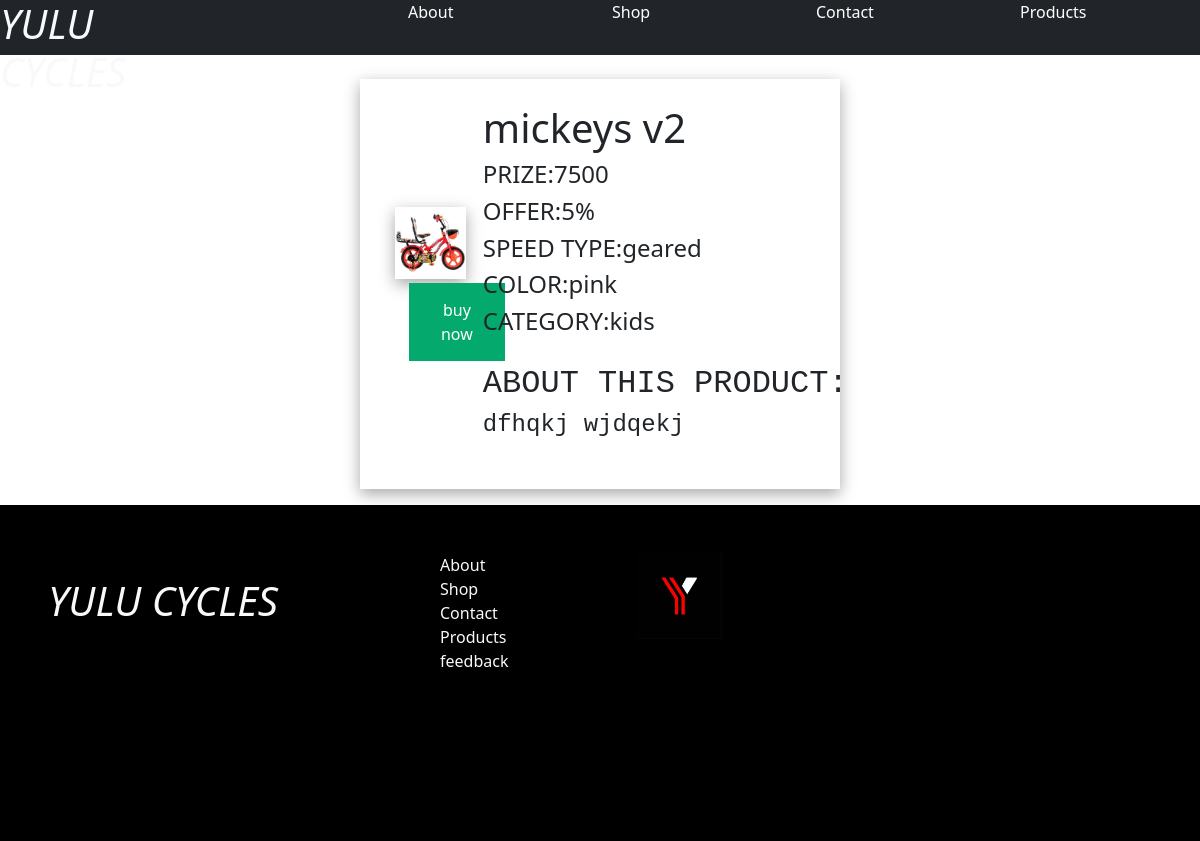
Page /productsdispaly/7 on the committed database.
### ecomapp/models.py (models this page shows)
class product(models.Model):
    productname = models.CharField(max_length=100)
    prize = models.IntegerField()
    offer = models.CharField(max_length=50)
    speed = models.CharField(max_length=50)
    color = models.CharField(max_length=50)
    description = models.CharField(max_length=300)
    category = models.ForeignKey('Categories', on_delete=models.CASCADE, related_name='products')
    image = models.ImageField(upload_to='images/')
    seller = models.ForeignKey(User, on_delete=models.CASCADE, related_name='products_sold')

class Categories(models.Model):
    category = models.CharField(max_length=50)
    seller = models.ForeignKey(User, on_delete=models.CASCADE, related_name='categories')

### ecomapp/views.py (the view)
# urls.py: path('productsdispaly/<int:pk>',views.productsdisplay,name="productsdisplay"),
def productsdisplay(request,pk):
    products = product.objects.get(pk=pk)
    return render(request,'product.html',{'data': products})

### Templates/product.html (shortened to what this page needs)
{% load static %}
<!DOCTYPE html>
<html lang="en">
<head>
    <link rel="stylesheet" href="{% static '/css/product.css/' %}">
    <link href="https://cdn.jsdelivr.net/npm/bootstrap@5.1.3/dist/css/bootstrap.min.css" rel="stylesheet">
</head>
<body class="prod">
    <div class="bg-dark row head text-light ">
       <h1 class="col"><i>YULU CYCLES</i></h1>
       <div class="col"></div>
       <a href="" class="col">About</a>
       <a href="" class="col ">Shop</a>
       <a href="" class="col ">Contact</a>
       <a href="" class="col ">Products</a>
    </div>
    <div class="main">
    <table>
        <tr>
            <td>
        <img src="{{ data.image.url }}" alt="product" class="imag" >
        <a href=""><button class="button" >buy now</button></a>
            </td>
            <td>
        <div class="details">
        <h1>{{ data.productname }}</h1>
        <h4>PRIZE:{{ data.prize }}</h4>
        <h4>OFFER:{{ data.offer }}</h4>
        <h4>SPEED TYPE:{{ data.speed}}</h4>
        <h4> COLOR:{{ data.color }}</h4>
        <h4>CATEGORY:{{ data.category.category }}</h4>
        </div>
        <pre> <h2>ABOUT THIS PRODUCT:</h2><h4>{{ data.description }}</h4></pre>
         </td>
        </tr>
    </table>
    </div>
    <div class="footer bg-black text-light mt-3 ">
        <div class="row pt-5 pb-5 ps-5 ">
            <div class="col-4 mt-4">
                <h1><i>YULU CYCLES</i></h1>
            </div>
            <div class="col-2 footermenu ">
                <div>
                   <span>About</span>
                </div>
                <div>
                    <span>Shop</span>
                </div>
                <div>
                    <span>Contact</span>
                </div>
                <div>
                    <span>Products</span>
                </div>
                <div>
                    <span>feedback</span>
                </div>
            </div>
            <div class="col-2">
                 <img src="{% static '/images/logo1.jpg' %}" alt="" class="w-50">
            </div>
            <div class="col-4 mt-5">
            </div>
        </div>
    </div>
</body>
</html>

### static/css/product.css (style rules this page uses)
.main { margin-left: 30%; margin-right: 30%; margin-top: 2%; box-shadow: rgba(0, 0, 0, 0.35) 0px 5px 15px; padding: 2%; background-color: white; }
.imag { width:75%; height:85%; margin-left: 10%; box-shadow: rgba(0, 0, 0, 0.35) 0px 5px 15px; }
.head { height:55px; display: grid; grid-template-columns: 4fr 1fr 1fr 1fr 1fr 1fr; background-color: black; color: white; }
.head a { text-decoration: none; color: white; }
.button { background-color: #04AA6D; border: none; color: white; padding: 15px 32px; text-align: center; text-decoration: none; display: inline-block; font-size: 16px; cursor: pointer; margin-left: 25%; margin-top: 5%; }
.footer { padding-bottom: 10%; }
.footermenu div { text-decoration: none; }

### rows in the picture
product: image (picture), productname "mickeys v2", prize "7500", offer "5%", speed "geared", color "pink", category.category "kids", description "dfhqkj wjdqekj"
